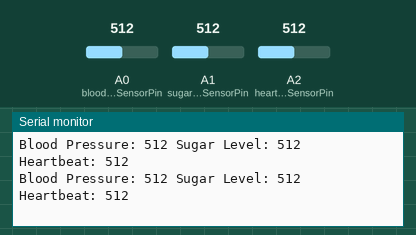
Simulated run of this sketch. Board: Arduino Uno, built with avr-gcc and run on an emulated ATmega328P. Shown: the last lines printed to the serial monitor. The test bench sets the inputs (shaded band); at power-on: A0 (bloodPressureSensorPin) = 512, A1 (sugarLevelSensorPin) = 512, A2 (heartbeatSensorPin) = 512.

Above: at 1.8 s.
1.9 s: A0 (bloodPressureSensorPin) set to 716
At 3.0 s:
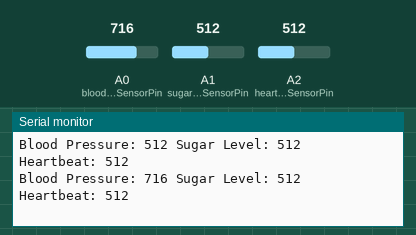
3.4 s: A1 (sugarLevelSensorPin) set to 716
At 4.7 s:
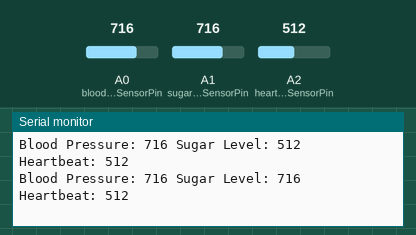
4.9 s: A2 (heartbeatSensorPin) set to 716
At 6.1 s:
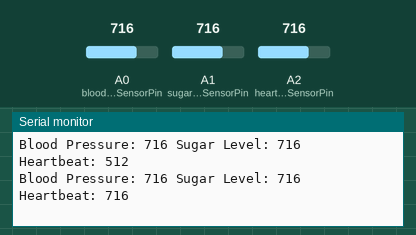
6.4 s: A0 (bloodPressureSensorPin) set to 900
At 7.3 s:
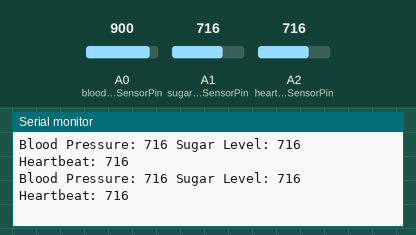
7.9 s: A1 (sugarLevelSensorPin) set to 900
At 9.2 s:
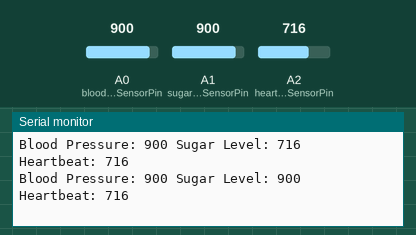
9.4 s: A2 (heartbeatSensorPin) set to 900
At 10.4 s:
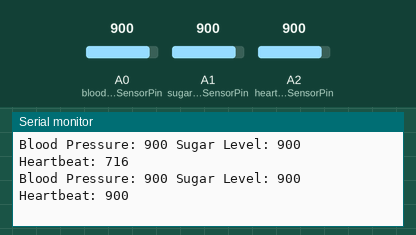
Timing chart, 0 to 11.9 s (numbered marks = the images above; inputs shaded):
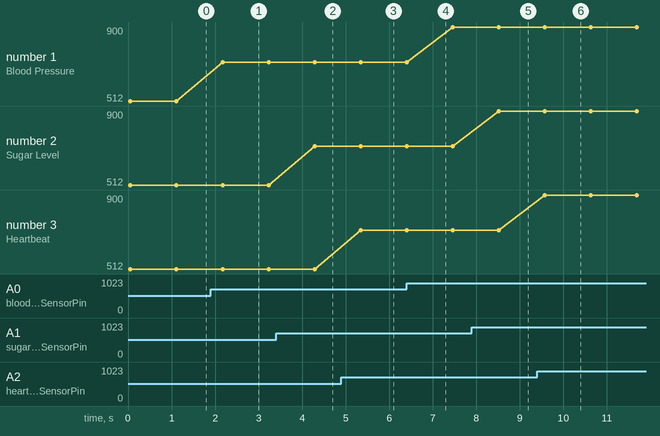

The sketch:

Health_Monitoring_System.ino
```cpp
#include <SoftwareSerial.h>

// Define pins for sensors
const int bloodPressureSensorPin = A0;
const int sugarLevelSensorPin = A1;
const int heartbeatSensorPin = A2;

// Define variables to store sensor readings
int bloodPressureReading = 0;
int sugarLevelReading = 0;
int heartbeatReading = 0;

// Define the software serial communication pins
const int rxPin = 10;
const int txPin = 11;

// Initialize the software serial object
SoftwareSerial serialConnection(rxPin, txPin);

void setup() {
  // Initialize serial communication with a baud rate of 9600
  Serial.begin(9600);
  serialConnection.begin(9600);
}

void loop() {
  // Read sensor values
  bloodPressureReading = analogRead(bloodPressureSensorPin);
  sugarLevelReading = analogRead(sugarLevelSensorPin);
  heartbeatReading = analogRead(heartbeatSensorPin);

  // Send data to healthcare professionals via serial communication
  serialConnection.print("Blood Pressure: ");
  serialConnection.print(bloodPressureReading);
  serialConnection.print(" Sugar Level: ");
  serialConnection.print(sugarLevelReading);
  serialConnection.print(" Heartbeat: ");
  serialConnection.println(heartbeatReading);

  // Print the data to the Arduino Serial Monitor
  Serial.print("Blood Pressure: ");
  Serial.print(bloodPressureReading);
  Serial.print(" Sugar Level: ");
  Serial.print(sugarLevelReading);
  Serial.print(" Heartbeat: ");
  Serial.println(heartbeatReading);

  delay(1000); // Delay for 1 second before the next reading
}
```

Measured:
- after the input at 1.9 s, the serial monitor: prints a new line after 0.27 s (image 1)
- after the input at 3.4 s, the serial monitor: prints a new line after 0.89 s (image 2)
- after the input at 4.9 s, the serial monitor: prints a new line after 0.44 s (image 3)
- after the input at 7.9 s, the serial monitor: prints a new line after 0.61 s (image 5)
- after the input at 9.4 s, the serial monitor: prints a new line after 0.17 s (image 6)
- plotted number 1: 512 → 716 after the input at 1.9 s, 716 → 900 after the input at 6.4 s
